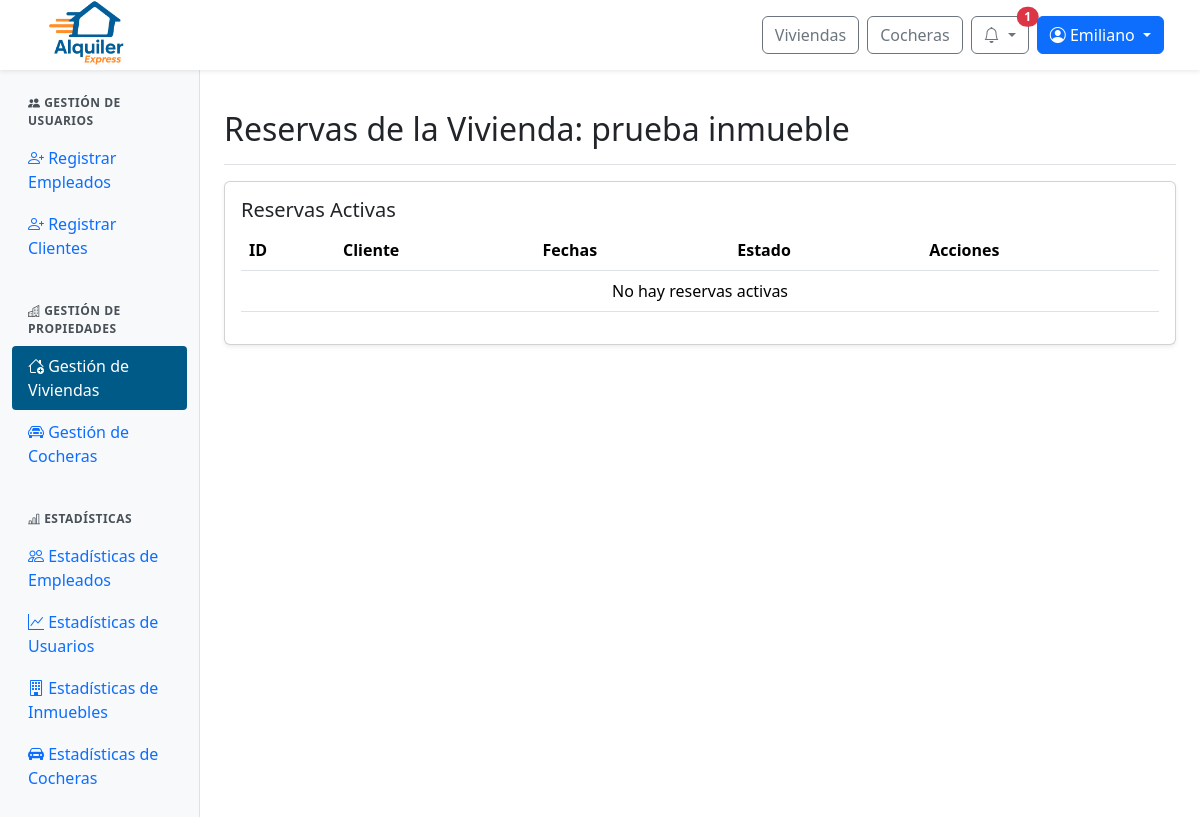
The app's page /panel/inmuebles/reservas/4/ (signed in), older data.
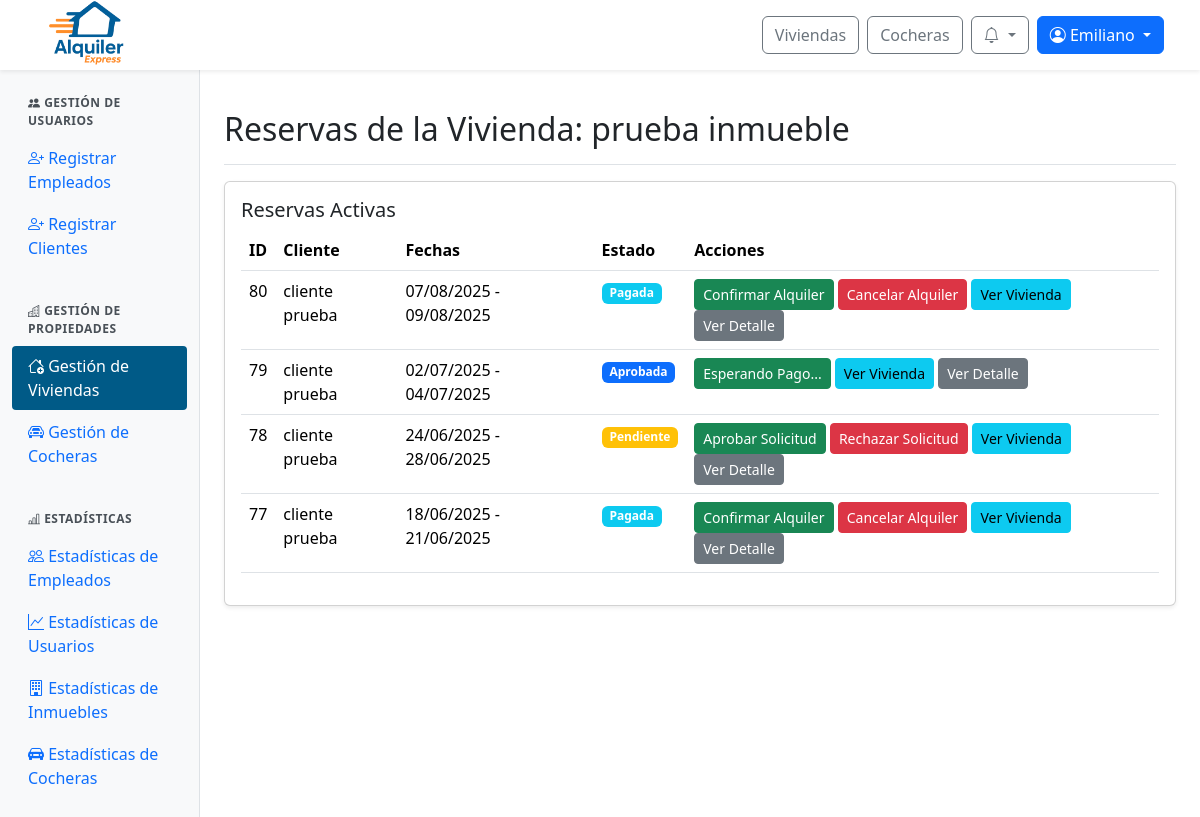
The same page, newer data.
### web/models.py (models this page shows, shortened)
class Reserva(models.Model):
    id_reserva = models.AutoField(primary_key=True)
    fecha_inicio = models.DateField()
    fecha_fin = models.DateField()
    precio_total = models.DecimalField(max_digits=10, decimal_places=2)
    estado = models.ForeignKey(Estado, on_delete=models.SET_NULL, null=True)  # Aquí está el estado FK
    inmueble = models.ForeignKey(Inmueble, null=True, blank=True, on_delete=models.SET_NULL)
    cochera = models.ForeignKey(Cochera, null=True, blank=True, on_delete=models.SET_NULL)
    descripcion = models.TextField()
    creada_en = models.DateTimeField(default=timezone.now)
    aprobada_en = models.DateTimeField(null=True, blank=True)
    cantidad_adultos = models.PositiveIntegerField(default=1, verbose_name="Cantidad de adultos")
    cantidad_ninos = models.PositiveIntegerField(default=0, verbose_name="Cantidad de niños")

class ClienteInmueble(models.Model):
    id_cliente_inmueble = models.AutoField(primary_key=True)
    cliente = models.ForeignKey(Perfil, on_delete=models.CASCADE)  # FK a Perfil, no Usuario
    inmueble = models.ForeignKey(Inmueble, null=True, blank=True, on_delete=models.SET_NULL)
    cochera = models.ForeignKey(Cochera, null=True, blank=True, on_delete=models.SET_NULL)
    reserva = models.ForeignKey(Reserva, on_delete=models.CASCADE)

class Perfil(models.Model):
    id_perfil = models.AutoField(primary_key=True)
    usuario = models.OneToOneField(User, on_delete=models.CASCADE)
    dni = models.CharField(max_length=20)
    fecha_nacimiento = models.DateField(null=True, blank=True)

class Estado(models.Model):
    id_estado = models.AutoField(primary_key=True)
    nombre = models.CharField(max_length=100)

### web/viewsAdminInmuebles.py (the view)
# urls.py: path('panel/inmuebles/reservas/<int:id_inmueble>/', viewsAdminInmuebles.admin_inmuebles_reservas, name='admin_inmuebles_reservas'),
@login_required
@user_passes_test(is_admin_or_empleado)
def admin_inmuebles_reservas(request, id_inmueble):
    inmueble = get_object_or_404(Inmueble, id_inmueble=id_inmueble)
    reservas = Reserva.objects.filter(
        inmueble=inmueble,
        estado__nombre__in=["Pendiente", "Aprobada", "Pagada", "Confirmada"]
    ).order_by('-fecha_inicio')
    return render(request, 'admin/admin_inmuebles_reservas.html', {
        'inmueble': inmueble,
        'reservas': reservas
    })

### web/context_processors.py (called while the page is built)
def notifications(request):
    if request.user.is_authenticated:
        try:
            return {
                'notificaciones': request.user.perfil.notificacion_set.order_by('-fecha_creacion')[:10],
                'notificaciones_no_leidas': request.user.perfil.notificacion_set.filter(leido=False).count()
            }
        except Exception:
            return {}
    return {}

def is_client_context(request):
    return {'is_client': is_client(request.user)}

### web/utils.py (called while the page is built)
def is_admin_or_empleado(user):
    return user.is_authenticated and (user.is_staff or user.groups.filter(name="empleado").exists())

### web/views.py (called while the page is built)
def is_client(user):
    return user.is_authenticated and user.groups.filter(name="cliente").exists()

### web/templates/admin/admin_inmuebles_reservas.html (shortened to what this page needs)
{% extends 'admin/admin_base.html' %}
{% load static %}
{% block admin_content %}
<div class="d-flex justify-content-between flex-wrap flex-md-nowrap align-items-center pt-3 pb-2 mb-3 border-bottom">
  <h1 class="h2">Reservas de la Vivienda: {{ inmueble.nombre }}</h1>
</div>
<div class="card shadow-sm mb-4">
  <div class="card-body">
    <h5 class="card-title">Reservas Activas</h5>
    <div class="table-responsive">
      <table class="table table-hover">
        <thead>
          <tr>
            <th>ID</th>
            <th>Cliente</th>
            <th>Fechas</th>
            <th>Estado</th>
            <th>Acciones</th>
          </tr>
        </thead>
        <tbody>
          {% for reserva in reservas %}
          <tr>
            <td>{{ reserva.id_reserva }}</td>
            <td>
              {% with relacion=reserva.clienteinmueble_set.first %}
                {% if relacion and relacion.cliente %}
                  {{ relacion.cliente.usuario.get_full_name|default:relacion.cliente.usuario.username }}
                {% else %}
                  Cliente no disponible
                {% endif %}
              {% endwith %}
            </td>
            <td>{{ reserva.fecha_inicio|date:"d/m/Y" }} - {{ reserva.fecha_fin|date:"d/m/Y" }}</td>
            <td>
              <span class="badge
                {% if reserva.estado.nombre == 'Confirmada' %}bg-success
                {% elif reserva.estado.nombre == 'Cancelada' %}bg-danger
                {% elif reserva.estado.nombre == 'Rechazada' %}bg-secondary
                {% elif reserva.estado.nombre == 'Pagada' %}bg-info
                {% elif reserva.estado.nombre == 'Aprobada' %}bg-primary
                {% elif reserva.estado.nombre == 'Pendiente' %}bg-warning
                {% elif reserva.estado.nombre == 'Finalizada' %}bg-dark
                {% else %}bg-warning{% endif %}">
                {{ reserva.estado.nombre }}
              </span>
            </td>
            <td>
              {% if reserva.estado.nombre == 'Pendiente' %}
                <button class="btn btn-sm btn-success" onclick="cambiarEstado('{{ reserva.id_reserva }}', 'Aprobada')">Aprobar Solicitud</button>
                <button class="btn btn-sm btn-danger" onclick="cambiarEstado('{{ reserva.id_reserva }}', 'Rechazada')">Rechazar Solicitud</button>
              {% elif reserva.estado.nombre == 'Aprobada' %}
                <button class="btn btn-sm btn-success">Esperando Pago...</button>
              {% elif reserva.estado.nombre == 'Pagada' %}
                <button class="btn btn-sm btn-success" onclick="cambiarEstado('{{ reserva.id_reserva }}', 'Confirmada')">Confirmar Alquiler</button>
                <button class="btn btn-sm btn-danger" onclick="cambiarEstado('{{ reserva.id_reserva }}', 'Cancelada')">Cancelar Alquiler</button>
              {% elif reserva.estado.nombre == 'Confirmada' %}
                <button class="btn btn-sm btn-success" onclick="cambiarEstado('{{ reserva.id_reserva }}', 'Finalizada')">Terminar Alquiler</button>
                <button class="btn btn-sm btn-danger" onclick="cambiarEstado('{{ reserva.id_reserva }}', 'Cancelada')">Cancelar Alquiler</button>
              {% endif %}
              <a href="{% url 'detalle_inmueble' inmueble.id_inmueble %}" class="btn btn-sm btn-info">Ver Vivienda</a>
              <a href="{% url 'ver_detalle_reserva' reserva.id_reserva %}" class="btn btn-sm btn-secondary">Ver Detalle</a>
            </td>
          </tr>
          {% empty %}
          <tr>
            <td colspan="5" class="text-center">No hay reservas activas</td>
          </tr>
          {% endfor %}
        </tbody>
      </table>
    </div>
  </div>
</div>
{% endblock %}

### web/templates/base/base.html (shortened to what this page needs)
{% load static %}
{% load user_groups %}
<!DOCTYPE html>
<html lang="es">
<head>
  <link rel="stylesheet" href="{% static 'css/normalize' %}">
  <link href="https://cdn.jsdelivr.net/npm/bootstrap@5.3.3/dist/css/bootstrap.min.css" rel="stylesheet">
  <link href="https://cdn.jsdelivr.net/npm/bootstrap-icons@1.10.5/font/bootstrap-icons.css" rel="stylesheet">
  <link rel="stylesheet" href="https://cdn.jsdelivr.net/npm/sweetalert2@11/dist/sweetalert2.min.css">
  <link rel="stylesheet" href="{% static 'css/global.css' %}">
  <link rel="stylesheet" href="{% static 'css/notification.css' %}">
  {% block extra_css %}{% endblock %}
</head>
<body>
  <nav class="navbar navbar-expand-lg navbar-light bg-white fixed-top shadow-sm px-4">
    <div class="navbar__container container-fluid d-flex align-items-center justify-content-between">
      <div class="d-flex align-items-center me-3">
        <a href="{% url 'index' %}">
          <img src="{% static 'img/logo-alquiler-express-3.png' %}" alt="Logo Alquiler Express" class="navbar__icon">
        </a>
      </div>
      <div class="navbar__buttons d-flex align-items-center ms-3">
        <a href="{% url 'buscar_inmuebles' %}" class="btn btn-outline-secondary me-2">Viviendas</a>
        <a href="{% url 'buscar_cocheras' %}" class="btn btn-outline-secondary me-2">Cocheras</a>
        {% if user.is_authenticated %}
          <div class="dropdown me-2">
            <button class="btn btn-outline-secondary position-relative dropdown-toggle"
                    type="button"
                    id="notificacionesDropdown"
                    data-bs-toggle="dropdown"
                    aria-expanded="false"
                    onclick="marcarTodasLeidas('{% url 'marcar_todas_leidas' %}', '{{ csrf_token }}')">
              <i class="bi bi-bell"></i>
              {% if notificaciones_no_leidas > 0 %}
                <span class="position-absolute top-0 start-100 translate-middle badge rounded-pill bg-danger">
                  {{ notificaciones_no_leidas }}
                </span>
              {% endif %}
            </button>
          </div>
          <div class="dropdown">
            <button class="btn btn-primary dropdown-toggle" type="button" id="userOptionsDropdown" data-bs-toggle="dropdown" aria-expanded="false">
              <i class="bi bi-person-circle"></i> {{ user.first_name|default:user.username }}
            </button>
          </div>
        {% else %}
          <a href="{% url 'login' %}" class="btn btn-outline-secondary me-2">Iniciar sesión</a>
          <a href="{% url 'register' %}" class="btn btn-primary">Registrarse</a>
        {% endif %}
      </div>
    </div>
  </nav>
  {% block content %}{% endblock content %}
</body>
</html>

Row changes from the older to the newer data that the page shows:
added Reserva: id_reserva "80", clienteinmueble_set.first.cliente.usuario.get_full_name "cliente prueba", fecha_inicio "07/08/2025", fecha_fin "09/08/2025", estado.nombre "Pagada"
added Reserva: id_reserva "79", clienteinmueble_set.first.cliente.usuario.get_full_name "cliente prueba", fecha_inicio "02/07/2025", fecha_fin "04/07/2025", estado.nombre "Aprobada", shows "Esperando Pago..."
added Reserva: id_reserva "78", clienteinmueble_set.first.cliente.usuario.get_full_name "cliente prueba", fecha_inicio "24/06/2025", fecha_fin "28/06/2025", estado.nombre "Pendiente"
added Reserva: id_reserva "77", clienteinmueble_set.first.cliente.usuario.get_full_name "cliente prueba", fecha_inicio "18/06/2025", fecha_fin "21/06/2025", estado.nombre "Pagada"
Text that changed along with them:
{{ notificaciones_no_leidas }}: "1" → (not shown)
text no longer shown: "No hay reservas activas"
